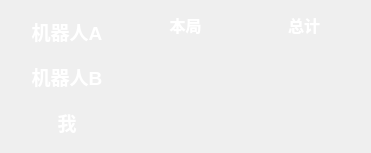
<?xml version="1.0" encoding="UTF-8"?>
<ui version="4.0">
 <class>ShowScore</class>
 <widget class="QWidget" name="ShowScore">
  <property name="geometry">
   <rect>
    <x>0</x>
    <y>0</y>
    <width>371</width>
    <height>153</height>
   </rect>
  </property>
  <property name="windowTitle">
   <string>Form</string>
  </property>
  <property name="styleSheet">
   <string notr="true">color: rgb(255, 255, 255);</string>
  </property>
  <layout class="QGridLayout" name="gridLayout">
   <item row="0" column="0">
    <layout class="QVBoxLayout" name="verticalLayout">
     <item>
      <widget class="QLabel" name="label">
       <property name="font">
        <font>
         <family>Arial</family>
         <pointsize>14</pointsize>
         <bold>true</bold>
        </font>
       </property>
       <property name="text">
        <string>机器人A</string>
       </property>
       <property name="alignment">
        <set>Qt::AlignCenter</set>
       </property>
      </widget>
     </item>
     <item>
      <widget class="QLabel" name="label_3">
       <property name="font">
        <font>
         <family>Arial</family>
         <pointsize>14</pointsize>
         <bold>true</bold>
        </font>
       </property>
       <property name="text">
        <string>机器人B</string>
       </property>
       <property name="alignment">
        <set>Qt::AlignCenter</set>
       </property>
      </widget>
     </item>
     <item>
      <widget class="QLabel" name="label_2">
       <property name="font">
        <font>
         <family>Arial</family>
         <pointsize>14</pointsize>
         <bold>true</bold>
        </font>
       </property>
       <property name="text">
        <string>我</string>
       </property>
       <property name="alignment">
        <set>Qt::AlignCenter</set>
       </property>
      </widget>
     </item>
    </layout>
   </item>
   <item row="0" column="1">
    <layout class="QVBoxLayout" name="verticalLayout_2">
     <item>
      <widget class="QLabel" name="label_round_title">
       <property name="font">
        <font>
         <family>Arial</family>
         <pointsize>12</pointsize>
         <bold>true</bold>
        </font>
       </property>
       <property name="text">
        <string>本局</string>
       </property>
       <property name="alignment">
        <set>Qt::AlignCenter</set>
       </property>
      </widget>
     </item>
     <item>
      <widget class="QLabel" name="label_A">
       <property name="font">
        <font>
         <family>Arial</family>
         <pointsize>14</pointsize>
         <bold>true</bold>
        </font>
       </property>
       <property name="text">
        <string/>
       </property>
       <property name="alignment">
        <set>Qt::AlignCenter</set>
       </property>
      </widget>
     </item>
     <item>
      <widget class="QLabel" name="label_B">
       <property name="font">
        <font>
         <family>Arial</family>
         <pointsize>14</pointsize>
         <bold>true</bold>
        </font>
       </property>
       <property name="text">
        <string/>
       </property>
       <property name="alignment">
        <set>Qt::AlignCenter</set>
       </property>
      </widget>
     </item>
     <item>
      <widget class="QLabel" name="label_Me">
       <property name="font">
        <font>
         <family>Arial</family>
         <pointsize>14</pointsize>
         <bold>true</bold>
        </font>
       </property>
       <property name="text">
        <string/>
       </property>
       <property name="alignment">
        <set>Qt::AlignCenter</set>
       </property>
      </widget>
     </item>
    </layout>
   </item>
   <item row="0" column="2">
    <layout class="QVBoxLayout" name="verticalLayout_3">
     <item>
      <widget class="QLabel" name="label_total_title">
       <property name="font">
        <font>
         <family>Arial</family>
         <pointsize>12</pointsize>
         <bold>true</bold>
        </font>
       </property>
       <property name="text">
        <string>总计</string>
       </property>
       <property name="alignment">
        <set>Qt::AlignCenter</set>
       </property>
      </widget>
     </item>
     <item>
      <widget class="QLabel" name="label_TotalA">
       <property name="font">
        <font>
         <family>Arial</family>
         <pointsize>14</pointsize>
         <bold>true</bold>
        </font>
       </property>
       <property name="text">
        <string/>
       </property>
       <property name="alignment">
        <set>Qt::AlignCenter</set>
       </property>
      </widget>
     </item>
     <item>
      <widget class="QLabel" name="label_TotalB">
       <property name="font">
        <font>
         <family>Arial</family>
         <pointsize>14</pointsize>
         <bold>true</bold>
        </font>
       </property>
       <property name="text">
        <string/>
       </property>
       <property name="alignment">
        <set>Qt::AlignCenter</set>
       </property>
      </widget>
     </item>
     <item>
      <widget class="QLabel" name="label_TotalMe">
       <property name="font">
        <font>
         <family>Arial</family>
         <pointsize>14</pointsize>
         <bold>true</bold>
        </font>
       </property>
       <property name="text">
        <string/>
       </property>
       <property name="alignment">
        <set>Qt::AlignCenter</set>
       </property>
      </widget>
     </item>
    </layout>
   </item>
  </layout>
 </widget>
 <resources/>
 <connections/>
</ui>
